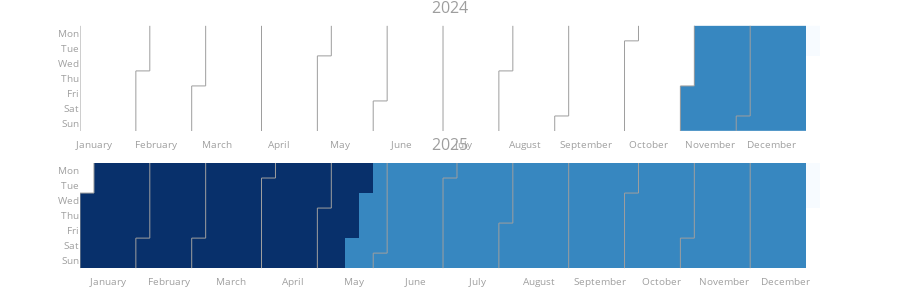

Notebook cell for this chart:
### Code cell
fig_future = calplot(
    future_df,
    x='start_date_local',        
    y='predicted_distance',      
    years_title=True,
    gap=0,
    colorscale='blues'
)
fig_future.show()

### Figure 1 — Plotly figure (JSON) as saved in the notebook; plotly's stock layout.template omitted (floating-point values rounded to 4 significant figures; data arrays with more than 128 entries replaced by an {"elided": "..."} marker saying what was removed)
{"data": [{"colorscale": [[0, "rgb(247,251,255)"], [0.125, "rgb(222,235,247)"], [0.25, "rgb(198,219,239)"], [0.375, "rgb(158,202,225)"], [0.5, "rgb(107,174,214)"], [0.625, "rgb(66,146,198)"], [0.75, "rgb(33,113,181)"], [0.875, "rgb(8,81,156)"], [1, "rgb(8,48,107)"]], "customdata": {"elided": "366x2 str values"}, "hovertemplate": "%{customdata[0]} <br>Week=%{x} <br>%{customdata[1]}=%{z}", "name": "2024", "showscale": false, "type": "heatmap", "x": {"elided": "366 int values"}, "xaxis": "x", "xgap": 0, "y": {"elided": "366 int values"}, "yaxis": "y", "ygap": 0, "z": {"elided": "366 int values"}, "zmax": 10, "zmin": 7}, {"hoverinfo": "skip", "line": {"color": "#9e9e9e", "width": 1}, "mode": "lines", "type": "scatter", "x": [0.5, 0.5], "xaxis": "x", "y": [-0.5, 6.5], "yaxis": "y"}, {"hoverinfo": "skip", "line": {"color": "#9e9e9e", "width": 1}, "mode": "lines", "type": "scatter", "x": [4.5, 4.5], "xaxis": "x", "y": [2.5, 6.5], "yaxis": "y"}, {"hoverinfo": "skip", "line": {"color": "#9e9e9e", "width": 1}, "mode": "lines", "type": "scatter", "x": [4.5, 5.5], "xaxis": "x", "y": [2.5, 2.5], "yaxis": "y"}, {"hoverinfo": "skip", "line": {"color": "#9e9e9e", "width": 1}, "mode": "lines", "type": "scatter", "x": [5.5, 5.5], "xaxis": "x", "y": [2.5, -0.5], "yaxis": "y"}, {"hoverinfo": "skip", "line": {"color": "#9e9e9e", "width": 1}, "mode": "lines", "type": "scatter", "x": [8.5, 8.5], "xaxis": "x", "y": [3.5, 6.5], "yaxis": "y"}, {"hoverinfo": "skip", "line": {"color": "#9e9e9e", "width": 1}, "mode": "lines", "type": "scatter", "x": [8.5, 9.5], "xaxis": "x", "y": [3.5, 3.5], "yaxis": "y"}, {"hoverinfo": "skip", "line": {"color": "#9e9e9e", "width": 1}, "mode": "lines", "type": "scatter", "x": [9.5, 9.5], "xaxis": "x", "y": [3.5, -0.5], "yaxis": "y"}, {"hoverinfo": "skip", "line": {"color": "#9e9e9e", "width": 1}, "mode": "lines", "type": "scatter", "x": [13.5, 13.5], "xaxis": "x", "y": [-0.5, 6.5], "yaxis": "y"}, {"hoverinfo": "skip", "line": {"color": "#9e9e9e", "width": 1}, "mode": "lines", "type": "scatter", "x": [17.5, 17.5], "xaxis": "x", "y": [1.5, 6.5], "yaxis": "y"}, {"hoverinfo": "skip", "line": {"color": "#9e9e9e", "width": 1}, "mode": "lines", "type": "scatter", "x": [17.5, 18.5], "xaxis": "x", "y": [1.5, 1.5], "yaxis": "y"}, {"hoverinfo": "skip", "line": {"color": "#9e9e9e", "width": 1}, "mode": "lines", "type": "scatter", "x": [18.5, 18.5], "xaxis": "x", "y": [1.5, -0.5], "yaxis": "y"}, {"hoverinfo": "skip", "line": {"color": "#9e9e9e", "width": 1}, "mode": "lines", "type": "scatter", "x": [21.5, 21.5], "xaxis": "x", "y": [4.5, 6.5], "yaxis": "y"}, {"hoverinfo": "skip", "line": {"color": "#9e9e9e", "width": 1}, "mode": "lines", "type": "scatter", "x": [21.5, 22.5], "xaxis": "x", "y": [4.5, 4.5], "yaxis": "y"}, {"hoverinfo": "skip", "line": {"color": "#9e9e9e", "width": 1}, "mode": "lines", "type": "scatter", "x": [22.5, 22.5], "xaxis": "x", "y": [4.5, -0.5], "yaxis": "y"}, {"hoverinfo": "skip", "line": {"color": "#9e9e9e", "width": 1}, "mode": "lines", "type": "scatter", "x": [26.5, 26.5], "xaxis": "x", "y": [-0.5, 6.5], "yaxis": "y"}, {"hoverinfo": "skip", "line": {"color": "#9e9e9e", "width": 1}, "mode": "lines", "type": "scatter", "x": [30.5, 30.5], "xaxis": "x", "y": [2.5, 6.5], "yaxis": "y"}, {"hoverinfo": "skip", "line": {"color": "#9e9e9e", "width": 1}, "mode": "lines", "type": "scatter", "x": [30.5, 31.5], "xaxis": "x", "y": [2.5, 2.5], "yaxis": "y"}, {"hoverinfo": "skip", "line": {"color": "#9e9e9e", "width": 1}, "mode": "lines", "type": "scatter", "x": [31.5, 31.5], "xaxis": "x", "y": [2.5, -0.5], "yaxis": "y"}, {"hoverinfo": "skip", "line": {"color": "#9e9e9e", "width": 1}, "mode": "lines", "type": "scatter", "x": [34.5, 34.5], "xaxis": "x", "y": [5.5, 6.5], "yaxis": "y"}, {"hoverinfo": "skip", "line": {"color": "#9e9e9e", "width": 1}, "mode": "lines", "type": "scatter", "x": [34.5, 35.5], "xaxis": "x", "y": [5.5, 5.5], "yaxis": "y"}, {"hoverinfo": "skip", "line": {"color": "#9e9e9e", "width": 1}, "mode": "lines", "type": "scatter", "x": [35.5, 35.5], "xaxis": "x", "y": [5.5, -0.5], "yaxis": "y"}, {"hoverinfo": "skip", "line": {"color": "#9e9e9e", "width": 1}, "mode": "lines", "type": "scatter", "x": [39.5, 39.5], "xaxis": "x", "y": [0.5, 6.5], "yaxis": "y"}, {"hoverinfo": "skip", "line": {"color": "#9e9e9e", "width": 1}, "mode": "lines", "type": "scatter", "x": [39.5, 40.5], "xaxis": "x", "y": [0.5, 0.5], "yaxis": "y"}, {"hoverinfo": "skip", "line": {"color": "#9e9e9e", "width": 1}, "mode": "lines", "type": "scatter", "x": [40.5, 40.5], "xaxis": "x", "y": [0.5, -0.5], "yaxis": "y"}, {"hoverinfo": "skip", "line": {"color": "#9e9e9e", "width": 1}, "mode": "lines", "type": "scatter", "x": [43.5, 43.5], "xaxis": "x", "y": [3.5, 6.5], "yaxis": "y"}, {"hoverinfo": "skip", "line": {"color": "#9e9e9e", "width": 1}, "mode": "lines", "type": "scatter", "x": [43.5, 44.5], "xaxis": "x", "y": [3.5, 3.5], "yaxis": "y"}, {"hoverinfo": "skip", "line": {"color": "#9e9e9e", "width": 1}, "mode": "lines", "type": "scatter", "x": [44.5, 44.5], "xaxis": "x", "y": [3.5, -0.5], "yaxis": "y"}, {"hoverinfo": "skip", "line": {"color": "#9e9e9e", "width": 1}, "mode": "lines", "type": "scatter", "x": [47.5, 47.5], "xaxis": "x", "y": [5.5, 6.5], "yaxis": "y"}, {"hoverinfo": "skip", "line": {"color": "#9e9e9e", "width": 1}, "mode": "lines", "type": "scatter", "x": [47.5, 48.5], "xaxis": "x", "y": [5.5, 5.5], "yaxis": "y"}, {"hoverinfo": "skip", "line": {"color": "#9e9e9e", "width": 1}, "mode": "lines", "type": "scatter", "x": [48.5, 48.5], "xaxis": "x", "y": [5.5, -0.5], "yaxis": "y"}, {"colorscale": [[0, "rgb(247,251,255)"], [0.125, "rgb(222,235,247)"], [0.25, "rgb(198,219,239)"], [0.375, "rgb(158,202,225)"], [0.5, "rgb(107,174,214)"], [0.625, "rgb(66,146,198)"], [0.75, "rgb(33,113,181)"], [0.875, "rgb(8,81,156)"], [1, "rgb(8,48,107)"]], "customdata": {"elided": "365x2 str values"}, "hovertemplate": "%{customdata[0]} <br>Week=%{x} <br>%{customdata[1]}=%{z}", "name": "2025", "showscale": false, "type": "heatmap", "x": {"elided": "365 int values"}, "xaxis": "x2", "xgap": 0, "y": {"elided": "365 int values"}, "yaxis": "y2", "ygap": 0, "z": {"elided": "365 int values"}, "zmax": 10, "zmin": 7}, {"hoverinfo": "skip", "line": {"color": "#9e9e9e", "width": 1}, "mode": "lines", "type": "scatter", "x": [-0.5, -0.5], "xaxis": "x2", "y": [1.5, 6.5], "yaxis": "y2"}, {"hoverinfo": "skip", "line": {"color": "#9e9e9e", "width": 1}, "mode": "lines", "type": "scatter", "x": [-0.5, 0.5], "xaxis": "x2", "y": [1.5, 1.5], "yaxis": "y2"}, {"hoverinfo": "skip", "line": {"color": "#9e9e9e", "width": 1}, "mode": "lines", "type": "scatter", "x": [0.5, 0.5], "xaxis": "x2", "y": [1.5, -0.5], "yaxis": "y2"}, {"hoverinfo": "skip", "line": {"color": "#9e9e9e", "width": 1}, "mode": "lines", "type": "scatter", "x": [3.5, 3.5], "xaxis": "x2", "y": [4.5, 6.5], "yaxis": "y2"}, {"hoverinfo": "skip", "line": {"color": "#9e9e9e", "width": 1}, "mode": "lines", "type": "scatter", "x": [3.5, 4.5], "xaxis": "x2", "y": [4.5, 4.5], "yaxis": "y2"}, {"hoverinfo": "skip", "line": {"color": "#9e9e9e", "width": 1}, "mode": "lines", "type": "scatter", "x": [4.5, 4.5], "xaxis": "x2", "y": [4.5, -0.5], "yaxis": "y2"}, {"hoverinfo": "skip", "line": {"color": "#9e9e9e", "width": 1}, "mode": "lines", "type": "scatter", "x": [7.5, 7.5], "xaxis": "x2", "y": [4.5, 6.5], "yaxis": "y2"}, {"hoverinfo": "skip", "line": {"color": "#9e9e9e", "width": 1}, "mode": "lines", "type": "scatter", "x": [7.5, 8.5], "xaxis": "x2", "y": [4.5, 4.5], "yaxis": "y2"}, {"hoverinfo": "skip", "line": {"color": "#9e9e9e", "width": 1}, "mode": "lines", "type": "scatter", "x": [8.5, 8.5], "xaxis": "x2", "y": [4.5, -0.5], "yaxis": "y2"}, {"hoverinfo": "skip", "line": {"color": "#9e9e9e", "width": 1}, "mode": "lines", "type": "scatter", "x": [12.5, 12.5], "xaxis": "x2", "y": [0.5, 6.5], "yaxis": "y2"}, {"hoverinfo": "skip", "line": {"color": "#9e9e9e", "width": 1}, "mode": "lines", "type": "scatter", "x": [12.5, 13.5], "xaxis": "x2", "y": [0.5, 0.5], "yaxis": "y2"}, {"hoverinfo": "skip", "line": {"color": "#9e9e9e", "width": 1}, "mode": "lines", "type": "scatter", "x": [13.5, 13.5], "xaxis": "x2", "y": [0.5, -0.5], "yaxis": "y2"}, {"hoverinfo": "skip", "line": {"color": "#9e9e9e", "width": 1}, "mode": "lines", "type": "scatter", "x": [16.5, 16.5], "xaxis": "x2", "y": [2.5, 6.5], "yaxis": "y2"}, {"hoverinfo": "skip", "line": {"color": "#9e9e9e", "width": 1}, "mode": "lines", "type": "scatter", "x": [16.5, 17.5], "xaxis": "x2", "y": [2.5, 2.5], "yaxis": "y2"}, {"hoverinfo": "skip", "line": {"color": "#9e9e9e", "width": 1}, "mode": "lines", "type": "scatter", "x": [17.5, 17.5], "xaxis": "x2", "y": [2.5, -0.5], "yaxis": "y2"}, {"hoverinfo": "skip", "line": {"color": "#9e9e9e", "width": 1}, "mode": "lines", "type": "scatter", "x": [20.5, 20.5], "xaxis": "x2", "y": [5.5, 6.5], "yaxis": "y2"}, {"hoverinfo": "skip", "line": {"color": "#9e9e9e", "width": 1}, "mode": "lines", "type": "scatter", "x": [20.5, 21.5], "xaxis": "x2", "y": [5.5, 5.5], "yaxis": "y2"}, {"hoverinfo": "skip", "line": {"color": "#9e9e9e", "width": 1}, "mode": "lines", "type": "scatter", "x": [21.5, 21.5], "xaxis": "x2", "y": [5.5, -0.5], "yaxis": "y2"}, {"hoverinfo": "skip", "line": {"color": "#9e9e9e", "width": 1}, "mode": "lines", "type": "scatter", "x": [25.5, 25.5], "xaxis": "x2", "y": [0.5, 6.5], "yaxis": "y2"}, {"hoverinfo": "skip", "line": {"color": "#9e9e9e", "width": 1}, "mode": "lines", "type": "scatter", "x": [25.5, 26.5], "xaxis": "x2", "y": [0.5, 0.5], "yaxis": "y2"}, {"hoverinfo": "skip", "line": {"color": "#9e9e9e", "width": 1}, "mode": "lines", "type": "scatter", "x": [26.5, 26.5], "xaxis": "x2", "y": [0.5, -0.5], "yaxis": "y2"}, {"hoverinfo": "skip", "line": {"color": "#9e9e9e", "width": 1}, "mode": "lines", "type": "scatter", "x": [29.5, 29.5], "xaxis": "x2", "y": [3.5, 6.5], "yaxis": "y2"}, {"hoverinfo": "skip", "line": {"color": "#9e9e9e", "width": 1}, "mode": "lines", "type": "scatter", "x": [29.5, 30.5], "xaxis": "x2", "y": [3.5, 3.5], "yaxis": "y2"}, {"hoverinfo": "skip", "line": {"color": "#9e9e9e", "width": 1}, "mode": "lines", "type": "scatter", "x": [30.5, 30.5], "xaxis": "x2", "y": [3.5, -0.5], "yaxis": "y2"}, {"hoverinfo": "skip", "line": {"color": "#9e9e9e", "width": 1}, "mode": "lines", "type": "scatter", "x": [34.5, 34.5], "xaxis": "x2", "y": [-0.5, 6.5], "yaxis": "y2"}, {"hoverinfo": "skip", "line": {"color": "#9e9e9e", "width": 1}, "mode": "lines", "type": "scatter", "x": [38.5, 38.5], "xaxis": "x2", "y": [1.5, 6.5], "yaxis": "y2"}, {"hoverinfo": "skip", "line": {"color": "#9e9e9e", "width": 1}, "mode": "lines", "type": "scatter", "x": [38.5, 39.5], "xaxis": "x2", "y": [1.5, 1.5], "yaxis": "y2"}, {"hoverinfo": "skip", "line": {"color": "#9e9e9e", "width": 1}, "mode": "lines", "type": "scatter", "x": [39.5, 39.5], "xaxis": "x2", "y": [1.5, -0.5], "yaxis": "y2"}, {"hoverinfo": "skip", "line": {"color": "#9e9e9e", "width": 1}, "mode": "lines", "type": "scatter", "x": [42.5, 42.5], "xaxis": "x2", "y": [4.5, 6.5], "yaxis": "y2"}, {"hoverinfo": "skip", "line": {"color": "#9e9e9e", "width": 1}, "mode": "lines", "type": "scatter", "x": [42.5, 43.5], "xaxis": "x2", "y": [4.5, 4.5], "yaxis": "y2"}, {"hoverinfo": "skip", "line": {"color": "#9e9e9e", "width": 1}, "mode": "lines", "type": "scatter", "x": [43.5, 43.5], "xaxis": "x2", "y": [4.5, -0.5], "yaxis": "y2"}, {"hoverinfo": "skip", "line": {"color": "#9e9e9e", "width": 1}, "mode": "lines", "type": "scatter", "x": [47.5, 47.5], "xaxis": "x2", "y": [-0.5, 6.5], "yaxis": "y2"}], "layout": {"annotations": [{"font": {"size": 16}, "showarrow": false, "text": "2024", "x": 0.5, "xanchor": "center", "xref": "paper", "y": 1, "yanchor": "bottom", "yref": "paper"}, {"font": {"size": 16}, "showarrow": false, "text": "2025", "x": 0.5, "xanchor": "center", "xref": "paper", "y": 0.46, "yanchor": "bottom", "yref": "paper"}], "font": {"color": "#9e9e9e", "size": 10}, "height": 300, "margin": {"b": 20, "t": 20}, "plot_bgcolor": "#fff", "showlegend": false, "title": {"text": ""}, "xaxis": {"anchor": "y", "domain": [0, 1], "showgrid": false, "showline": false, "tickmode": "array", "ticktext": ["January", "February", "March", "April", "May", "June", "July", "August", "September", "October", "November", "December"], "tickvals": [1.5, 5.909, 10.32, 14.73, 19.14, 23.55, 27.95, 32.36, 36.77, 41.18, 45.59, 50], "zeroline": false}, "xaxis2": {"anchor": "y2", "domain": [0, 1], "showgrid": false, "showline": false, "tickmode": "array", "ticktext": ["January", "February", "March", "April", "May", "June", "July", "August", "September", "October", "November", "December"], "tickvals": [1.5, 5.909, 10.32, 14.73, 19.14, 23.55, 27.95, 32.36, 36.77, 41.18, 45.59, 50], "zeroline": false}, "yaxis": {"anchor": "x", "autorange": "reversed", "domain": [0.54, 1], "showgrid": false, "showline": false, "tickmode": "array", "ticktext": ["Mon", "Tue", "Wed", "Thu", "Fri", "Sat", "Sun"], "tickvals": [0, 1, 2, 3, 4, 5, 6], "zeroline": false}, "yaxis2": {"anchor": "x2", "autorange": "reversed", "domain": [0, 0.46], "showgrid": false, "showline": false, "tickmode": "array", "ticktext": ["Mon", "Tue", "Wed", "Thu", "Fri", "Sat", "Sun"], "tickvals": [0, 1, 2, 3, 4, 5, 6], "zeroline": false}}}
